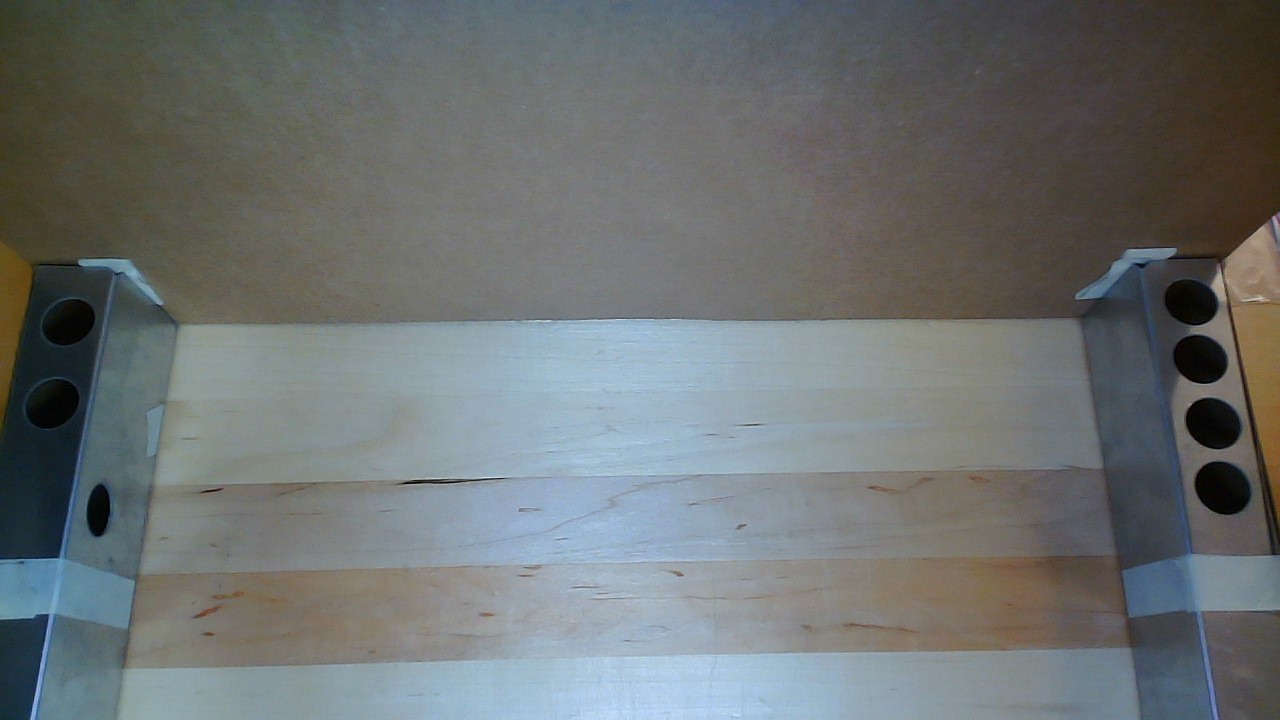
#> input picture data/Metal_1.jpg, 1280 x 720 px, given in place of Metal_1.jpg.jpg, which was not available
$ python blob_detection.py   (older library calls are emulated)
#> lines starting #> are read from the running program, lines starting #| are printed output that depends on the picture; pictures that were not available may be replaced by others from this repository, and a replacement may not be noted
#> the answer given: ../data/Metal_1.jpg
import cv2
import numpy as np

# [100 lines left out: functions verticalHoleDetection, improperHoleDetection_small, properHoleDetection_horizontal, improperHoleDetection_large, not called in this run]

def blobDetection(img_original, img, parameters):
    params = cv2.SimpleBlobDetector_Params()
    params.minThreshold = parameters[0]
    params.maxThreshold = parameters[1]
    params.filterByArea = True
    params.minArea = parameters[2]
    params.maxArea = parameters[3]
    params.filterByCircularity = True
    params.minCircularity = parameters[4]
    params.maxCircularity = parameters[5]
    params.filterByConvexity = True
    params.minConvexity = parameters[6]
    params.maxConvexity = parameters[7]
    params.filterByInertia = True
    params.minInertiaRatio = parameters[8]
    params.maxInertiaRatio = parameters[9]
    ver = (cv2.__version__).split('.')
    if int(ver[0]) < 3 :
        detector = cv2.SimpleBlobDetector(params)
    else :
        detector = cv2.SimpleBlobDetector_create(params)
    keypoints = detector.detect(img)

    im_with_keypoints = cv2.drawKeypoints(img_original, keypoints, np.array([]), parameters[10], cv2.DRAW_MATCHES_FLAGS_DRAW_RICH_KEYPOINTS)

    cv2.imshow("Keypoints", im_with_keypoints)
    cv2.waitKey(0)

    return im_with_keypoints

# [16 lines left out: function circleDetection, not called in this run]


def preprocessing(filepath):
#> called with filepath = 'data/Metal_../data/Metal_1.jpg.jpg'
    img = cv2.imread(filepath)
#> img is the input picture: shape (720, 1280, 3); mean B, G, R 113, 113, 108
    img_original = img.copy()
    img = cv2.GaussianBlur(img, (3, 3), 5)
    img = cv2.cvtColor(img, cv2.COLOR_RGB2GRAY)
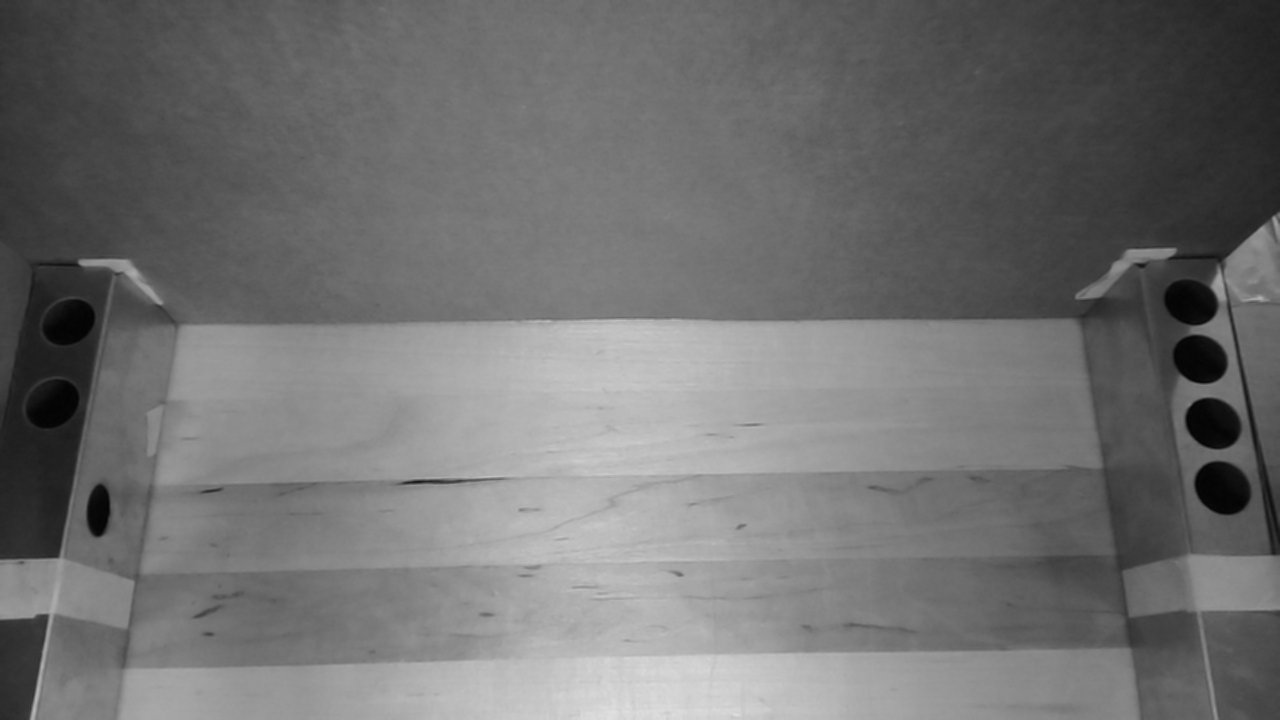
#> img: shape (720, 1280); min 2, max 224, mean 112.4
    edges, img = cv2.threshold(img, 80, 255, cv2.THRESH_TRUNC)
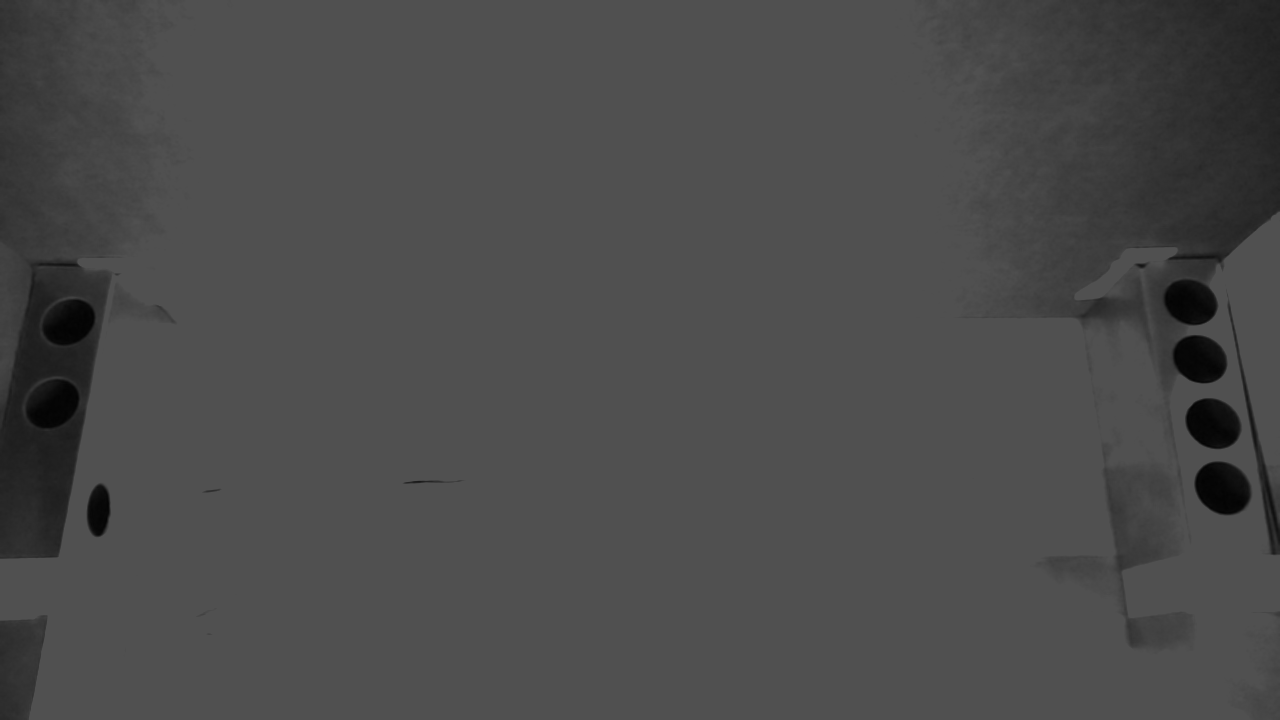
#> img: shape (720, 1280); min 2, max 80, mean 74.8
    img_thresh2 = cv2.adaptiveThreshold(img, 255, cv2.ADAPTIVE_THRESH_GAUSSIAN_C, cv2.THRESH_BINARY, 9, 2)
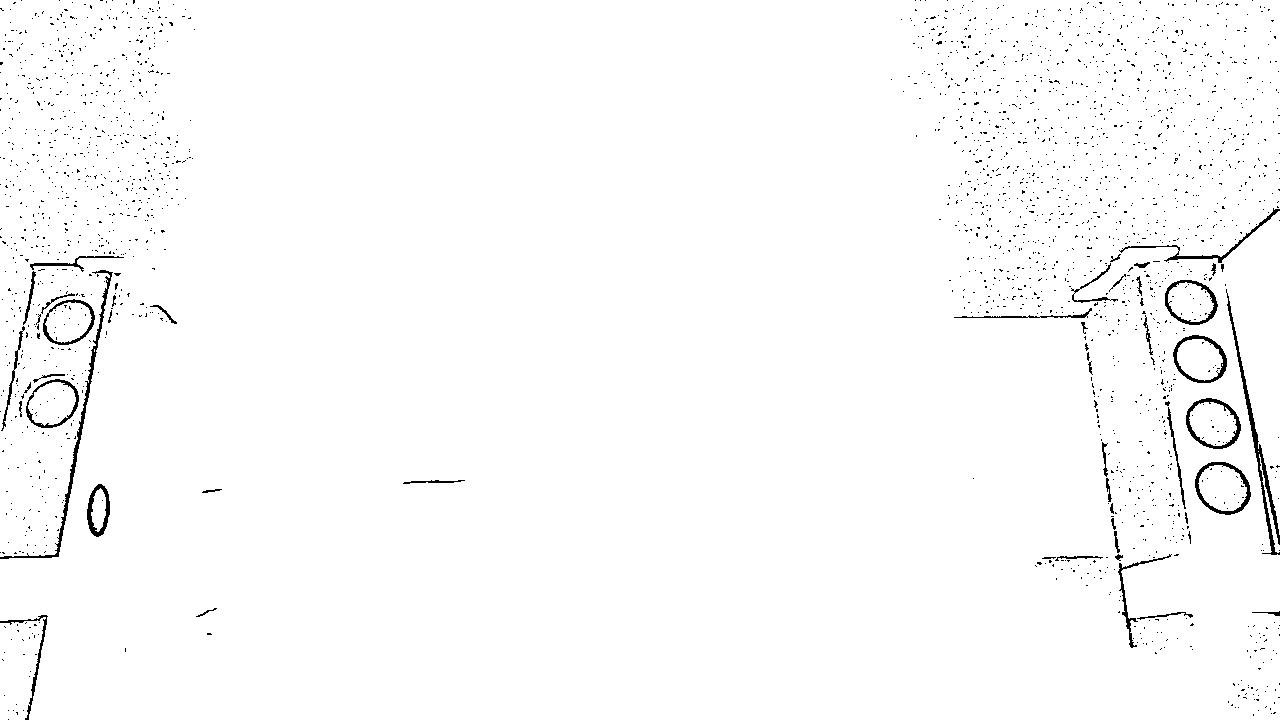
#> img_thresh2: shape (720, 1280); 98.4% white; black in thin lines or dots
    cv2.imshow("RESULTS", img)
    cv2.imshow("ORIGINAL", img_thresh2)
    cv2.waitKey()
    # PARAMS: [minThreshold, maxThreshold, minArea, maxArea, minCircularity, maxCircularity, minConvexity, maxConvexity,
    #          minInertiaRatio, maxInertiaRatio, color_of_circle]
    params1 = [0, 100, 5000, 1000000, 0.01, 1, 0.5, 1, 0.1, 1, (0, 0, 255)] #FOR LARGE & IMPROPER H.D.
    params2 = [0, 200, 1500, 3150, 0.8, 1, 0.01, 1, 0.45, 1, (0, 255, 0)] #FOR NORMAL & PROPER H.D.
    params3 = [0, 200, 2650, 5000, 0.1, 0.9, 0.01, 1, 0.1, 1, (0, 255, 255)] #FOR NORMAL & IMPROPER H.D.
    params4 = [0, 200, 500, 1700, 0.7, 1, 0.8, 1, 0.01, 0.4, (255, 0, 0)] #FOR VERTICAL & PROPER H.D.
    params5 = [0, 200, 1700, 2000, 0.01, 0.89, 0.8, 1, 0.01, 1, (255, 0, 255)] #FOR VERTICAL & IMPROPER H.D.

    img_original = blobDetection(img_original, img, params1)
#> in blobDetection, `keypoints = detector.detect(img)`: keypoints = ()
    img_original = blobDetection(img_original, img, params2)
#> in blobDetection (call 2), `keypoints = detector.detect(img)`: keypoints = 5 keypoints; (x, y, size): (1222, 488, 55.3), (1213, 423, 53.7), (1199, 359, 51.1), (1190, 302, 49.7), (69, 323, 49.5)
    img_original = blobDetection(img_original, img, params3)
    img_original = blobDetection(img_original, img, params4)
#> in blobDetection (call 4), `keypoints = detector.detect(img)`: keypoints = 1 keypoints; (x, y, size): (98, 510, 36.8)
    img_original = blobDetection(img_original, img, params5)
#> in blobDetection (call 5), `keypoints = detector.detect(img)`: keypoints = 2 keypoints; (x, y, size): (1199, 359, 50.5), (1190, 302, 48.9)
    #improperHoleDetection_small(img_original, img)
    #properHoleDetection(img_original, img)
    #verticalHoleDetection(img_original, img)

if __name__ == '__main__':
    i = input("Enter the file name: ")
    filepath = "data/Metal_" + str(i) + ".jpg"
    preprocessing(filepath)
